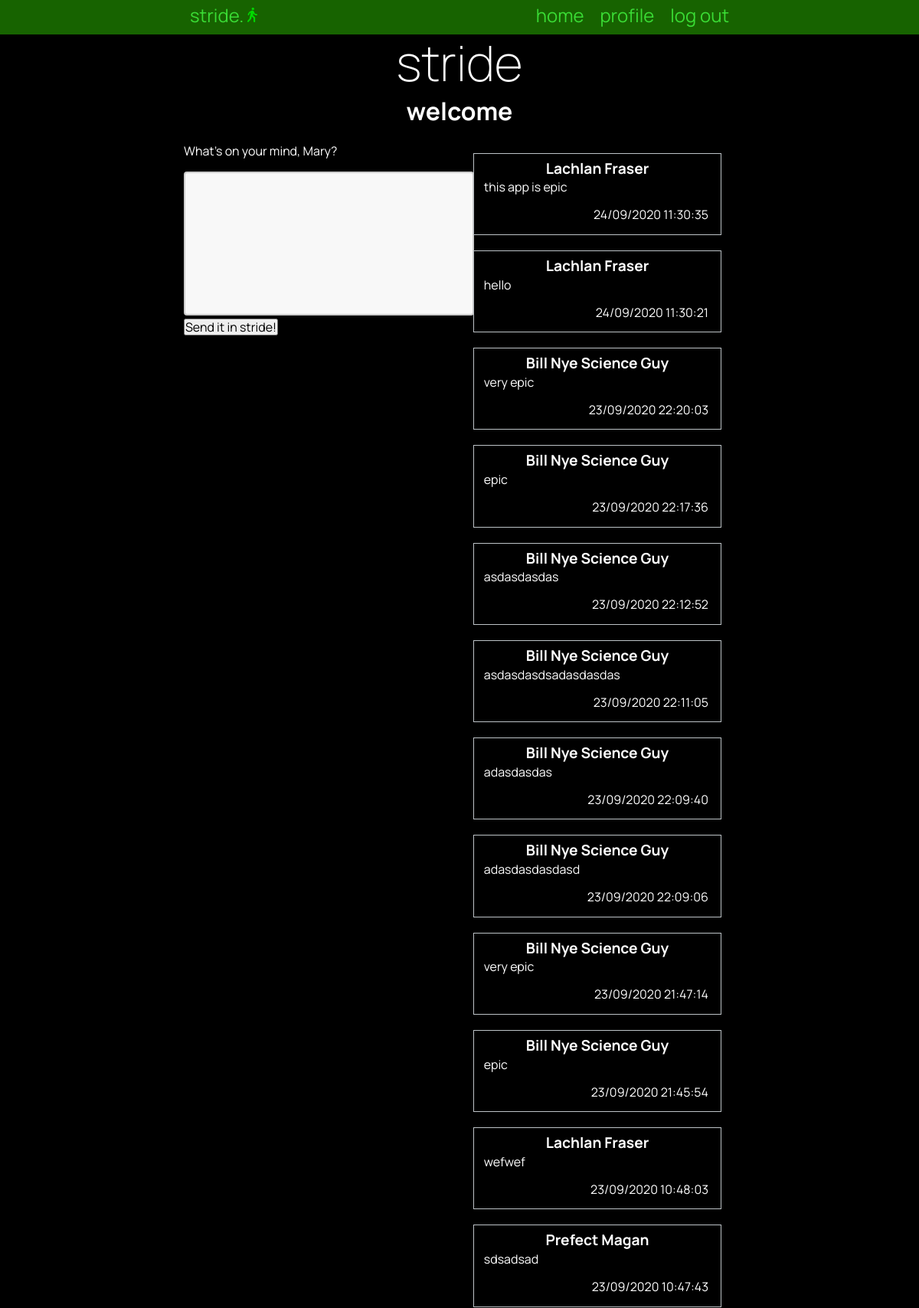
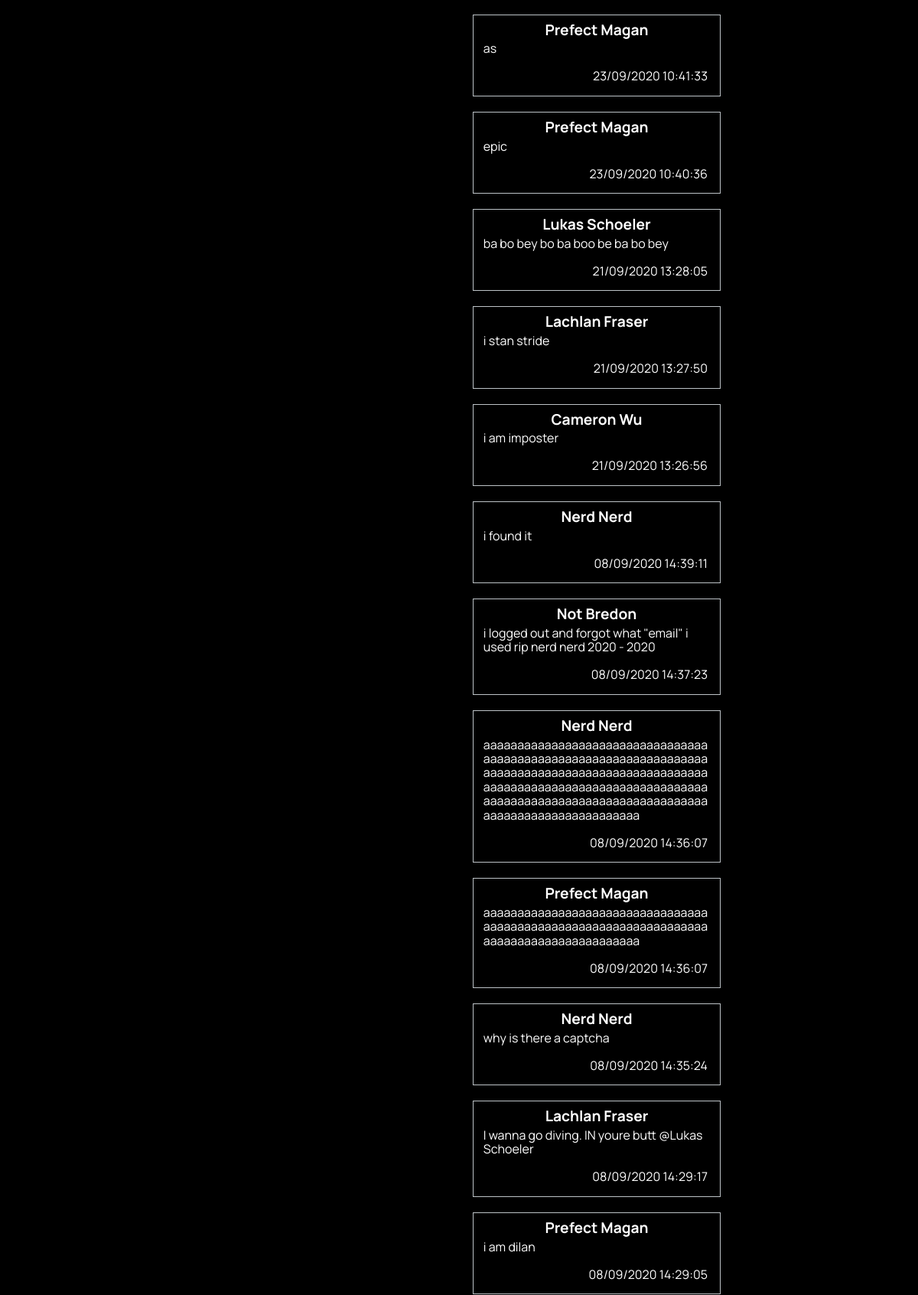
Screenshot of / (signed in, upper part) with the database file from the repository (2 pictures, top to bottom).
### tables this page shows
CREATE TABLE "users"
(
	id INTEGER
		constraint customer_pk
			primary key autoincrement,
	fname VARCHAR(30),
	lname varchar(30),
	email varchar(80),
	password CHAR(60)
, biography varchar(255), relationship varchar(50));

CREATE TABLE "posts"
(
	id INTEGER
		constraint posts_pk
			primary key autoincrement,
	post VARCHAR(500),
	time TIMESTAMP
, customer_id INTEGER);

### app.py (the view, shortened to what this page needs)
@app.route('/', methods=["GET", "POST"])
def render_homepage():
    if not is_logged_in():
        return redirect('/login')
    con = create_connection(DB_NAME)
    query = """SELECT posts.id,users.fname,users.lname,posts.post,strftime('%d/%m/%Y %H:%M:%S', posts.time) AS time, users.id
                FROM posts,users
                WHERE posts.customer_id = users.id
                ORDER BY posts.time DESC"""
    cur = con.cursor()  # You need this line next
    cur.execute(query)  # this line actually executes the query
    post_list = cur.fetchall()  # puts the results into a list usable in python
    con.close()
    return render_template('home.html', logged_in=is_logged_in(),posts=post_list )

### app.py (called while the page is built)
def create_connection(db_file):
    try:
        connection = sqlite3.connect(db_file)
        return connection
    except Error as e:
        print(e)
    return None

def is_logged_in():
    if session.get("email") is None:
        print("not logged in")
        return False
    else:
        print("logged in")
        return True

### templates/home.html (shortened to what this page needs)
{% extends "base.html" %}
{% block pageheading %}welcome{% endblock %}
{% block body %}
<div class="mainPageParent">
    <div class="left">
        {% if logged_in %}
        <form method="POST">
            <label for="message">What's on your mind, {{ session.firstname }}?</label><br><br>
            <textarea name="message" id="message" rows="10" cols="40"> </textarea><br>
            <input type="submit" value="Send it in stride!">
        </form>
        {% else %}
        <strong><em>Hello! Welcome to Stride!<br><br><br><br><br><br> Pay me @paypal >>> tohsgum@gmail.com
        </em></strong>
        {% endif %}
    </div>
    <div class="mainFeed">
        {% for post in posts %}
        <div class="mainFeed-box">
            <div class="post-box-heading">
                <h3><a href="/profile/{{ post[5] }}"> {{ post[1] }} {{ post[2] }}</h3></a></h3>
            </div>
            <div class="mainFeed-box-text">
                <p>{{ post[3] }} </p>
            </div>
            <div class="mainFeed-box-info">
                {{ post[4] }}
            </div>
        </div>
        {% endfor %}
    </div>
</div>
{% endblock %}

### static/stride.css (style rules this page uses)
* { font-family: 'Manrope', sans-serif; padding: 0; margin: 0; box-sizing: border-box; }
body { background-color: black; color: rgba(255, 255, 255, 1); }
.mainPageParent { width: 100%; }
.left { width: 49%; float: left; }
a, a:visited { text-decoration: none; }
textarea { box-sizing: border-box; border: 2px solid #ccc; border-radius: 4px; background-color: #f8f8f8; resize: none; }
.mainFeed { display: flex; word-wrap: break-word; flex-wrap: wrap; justify-content: space-evenly; width: 50%; float: right; }
.mainFeed-box { width: 90%; float: right; padding: 0.5rem; margin: 1vw; border: 1px solid rgba(189, 195, 199, 1.0); color: rgb(255, 255, 255); margin-bottom: 0.5rem; }
.mainFeed-box-info { padding: 0.5rem; float: right; }
.mainFeed-box-text { padding: 0.3rem; }
.mainFeed-box a { color: white; }
.mainFeed-box h3 { font-size: 1.2rem; text-align: center; }
.mainFeed-box p { font-size: 1rem; margin-bottom: 0.3rem; }

### rows the page displays
users: fname "Lachlan", lname "Fraser", post "this app is epic", post "24/09/2020 11:30:35", post "hello", post "24/09/2020 11:30:21", post "wefwef", post "23/09/2020 10:48:03", post "i stan stride", post "21/09/2020 13:27:50", post "I wanna go diving. IN youre butt @Lukas Schoeler", post "08/09/2020 14:29:17"
users: fname "Bill Nye", lname "Science Guy", post "very epic", post "23/09/2020 22:20:03", post "epic", post "23/09/2020 22:17:36", post "asdasdasdas", post "23/09/2020 22:12:52", post "asdasdasdsadasdasdas", post "23/09/2020 22:11:05", post "adasdasdas", post "23/09/2020 22:09:40", post "adasdasdasdasd", post "23/09/2020 22:09:06", post "23/09/2020 21:47:14", post "23/09/2020 21:45:54"
users: fname "Prefect", lname "Magan", post "sdsadsad", post "23/09/2020 10:47:43", post "as", post "23/09/2020 10:41:33", post "epic", post "23/09/2020 10:40:36", post "aaaaaaaaaaaaaaaaaaaaaaaaaaaaaaaaaaaaaaaaaaaaaaaaaaaaaaaaaaaaaaaaaaaaaaaaaaaaaaaaaaaaaaaaa", post "08/09/2020 14:36:07", post "i am dilan", post "08/09/2020 14:29:05"
users: fname "Lukas", lname "Schoeler", post "ba bo bey bo ba boo be ba bo bey", post "21/09/2020 13:28:05"
users: fname "Cameron", lname "Wu", post "i am imposter", post "21/09/2020 13:26:56"
users: fname "Nerd", lname "Nerd", post "i found it", post "08/09/2020 14:39:11", post "aaaaaaaaaaaaaaaaaaaaaaaaaaaaaaaaaaaaaaaaaaaaaaaaaaaaaaaaaaaaaaaaaaaaaaaaaaaaaaaaaaaaaaaaaaaaaaaaaaaaaaaaaaaaaaaaaaaaaaaaaaaaaaaaaaaaaaaaaaaaaaaaaaaaaaaaaaaaaaaaaaaaaaaaaaaaaaaaaaaaaaaaaaaa", post "08/09/2020 14:36:07", post "why is there a captcha", post "08/09/2020 14:35:24"
users: fname "Not", lname "Bredon", post "i logged out and forgot what \"email\" i used rip nerd nerd 2020 - 2020", post "08/09/2020 14:37:23"

### other values shown
{{ session.firstname }} "Mary"
